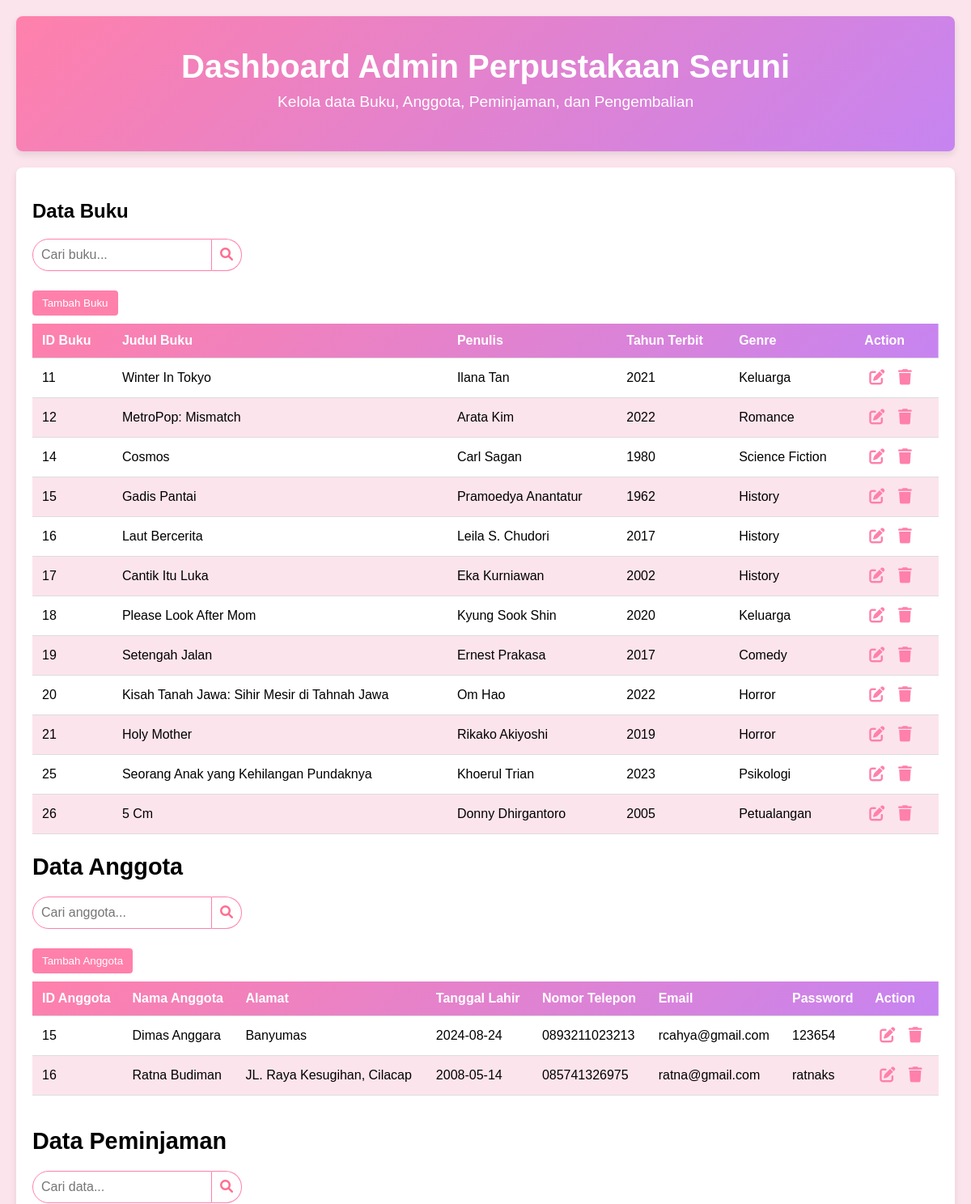
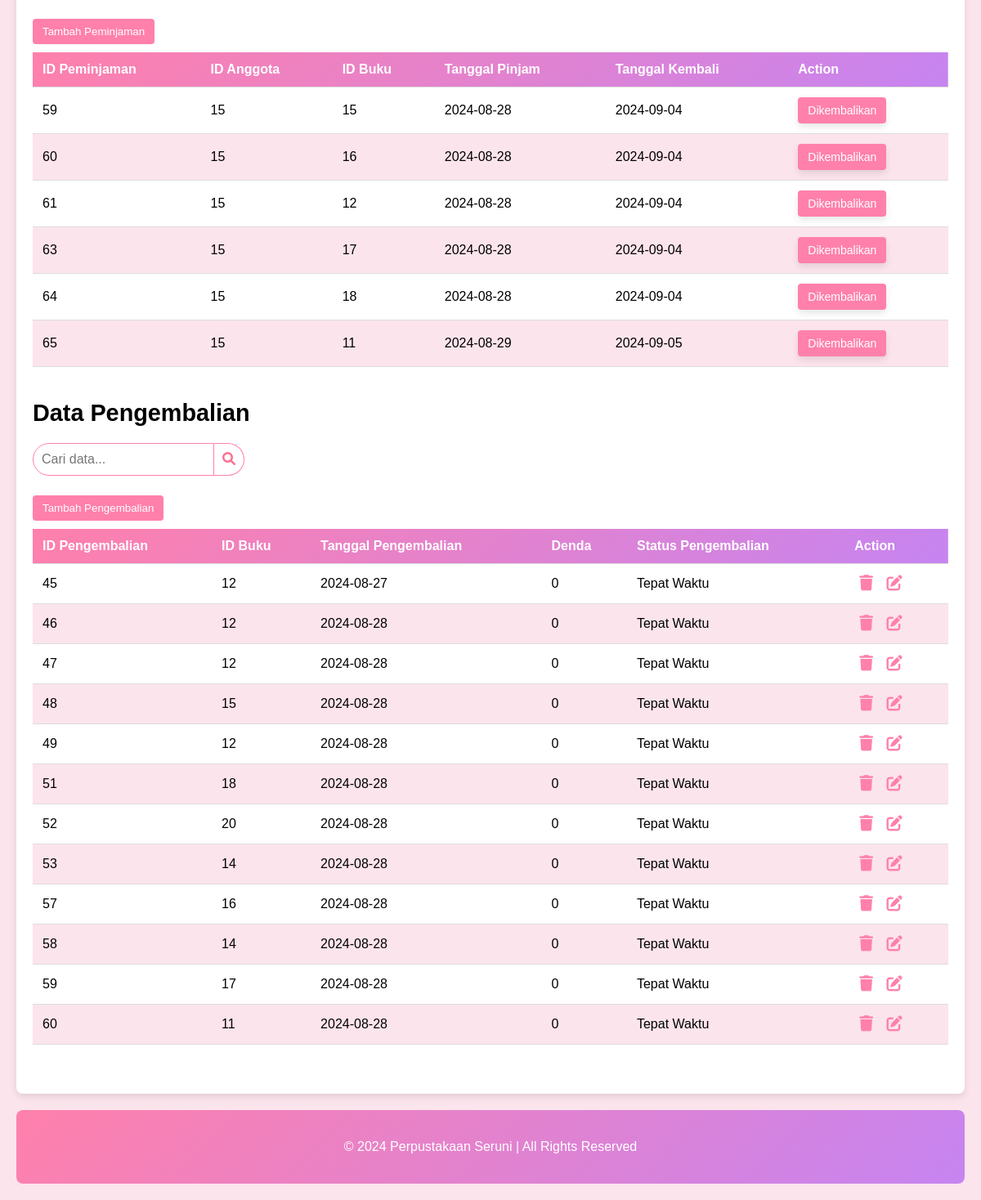
The app's page /admin.php with its own data (2 pictures, top to bottom).
### tables this page shows
CREATE TABLE `buku` (
  `id_buku` int(11) NOT NULL,
  `judul_buku` varchar(255) NOT NULL,
  `penulis` varchar(255) NOT NULL,
  `tahun_terbit` year(4) NOT NULL,
  `genre` enum('Romance','History','Fantasy','Science Fiction','Horror','Mystery','Thriller','Comedy','Inspiratif','Psikologi','Keluarga','Petualangan') NOT NULL,
  `status_peminjaman` enum('tersedia','dipinjam') DEFAULT 'tersedia'
);

CREATE TABLE `anggota` (
  `id_anggota` int(11) NOT NULL,
  `nama_anggota` varchar(255) NOT NULL,
  `no_telepon` varchar(15) NOT NULL,
  `tanggal_lahir` date NOT NULL,
  `email` varchar(255) NOT NULL,
  `password` varchar(255) NOT NULL,
  `alamat` varchar(255) DEFAULT NULL
);

CREATE TABLE `peminjaman` (
  `id_peminjaman` int(11) NOT NULL,
  `id_buku` int(11) NOT NULL,
  `id_anggota` int(11) NOT NULL,
  `tanggal_peminjaman` date NOT NULL,
  `tanggal_kembali` date DEFAULT NULL
);

CREATE TABLE `pengembalian` (
  `id_pengembalian` int(11) NOT NULL,
  `tanggal_pengembalian` date NOT NULL,
  `denda` int(11) DEFAULT NULL,
  `status_pengembalian` varchar(50) NOT NULL,
  `id_buku` int(11) DEFAULT NULL
);

### admin.php (the view, shortened to what this page needs)
<!DOCTYPE html>
<html lang="en">
<head>
    <link rel="stylesheet" href="https://cdnjs.cloudflare.com/ajax/libs/font-awesome/6.0.0-beta3/css/all.min.css">
    <link rel="stylesheet" href="admin.css">
</head>
<body>
    <div class="container">
        <header>
            <h1>Dashboard Admin Perpustakaan Seruni</h1>
            <p>Kelola data Buku, Anggota, Peminjaman, dan Pengembalian</p>
        </header>
        <main>
                <h2>Data Buku</h2>
                <div class="search-bar-container">
                    <form method="GET" action="admin.php">
                        <input type="text" name="search" id="searchInput" placeholder="Cari buku..." class="search-bar" value="<?php echo isset($_GET['search']) ? $_GET['search'] : ''; ?>">
                        <span type="submit" class="search-icon"><i class="fas fa-search"></i></span>
                    </form>
                </div>
<button class="btn-action" onclick="addBook()">Tambah Buku</button>
<table id="bukuTable">
    <thead>
        <tr>
            <th>ID Buku</th>
            <th>Judul Buku</th>
            <th>Penulis</th>
            <th>Tahun Terbit</th>
            <th>Genre</th>
            <th>Action</th>
        </tr>
    </thead>
    <tbody>
        <?php
        include 'koneksi.php';
        $search = isset($_GET['search']) ? $_GET['search'] : '';
        $query = "SELECT * FROM buku WHERE judul_buku LIKE '%$search%' OR penulis LIKE '%$search%' OR genre LIKE '%$search%' OR tahun_terbit LIKE '%$search%'";
        $result = $mysqli->query($query);
        if ($result->num_rows > 0) {
            while ($row = $result->fetch_assoc()) {
                echo "<tr>";
                echo "<td>" . $row['id_buku'] . "</td>";
                echo "<td>" . $row['judul_buku'] . "</td>";
                echo "<td>" . $row['penulis'] . "</td>";
                echo "<td>" . $row['tahun_terbit'] . "</td>";
                echo "<td>" . $row['genre'] . "</td>";
                echo "<td>
                    <button class='btn-edit' onclick='openEditBookModal(" . $row['id_buku'] . ", \"" . $row['judul_buku'] . "\", \"" . $row['penulis'] . "\", " . $row['tahun_terbit'] . ", \"" . $row['genre'] . "\")'><i class='fas fa-edit'></i></button>
                    <form action='hapus_buku.php' method='POST' style='display:inline;'>
                        <input type='hidden' name='id_buku' value='" . $row['id_buku'] . "'>
                        <button type='submit' class='btn-delete' onclick='return confirm(\"Apakah Anda yakin ingin menghapus buku ini?\")'><i class='fas fa-trash'></i></button>
                    </form>
                    </td>";
                echo "</tr>";
            }
        } else {
            echo "<tr><td colspan='6'>Tidak ada data</td></tr>";
        }
        ?>
    </tbody>
</table>
            <section class="table-section">
                <h2>Data Anggota</h2>
                <div class="search-bar-container">
                    <form method="GET" action="admin.php">
                        <input type="text" name="search_anggota" id="searchInput" placeholder="Cari anggota..." class="search-bar" value="<?php echo isset($_GET['search_anggota']) ? $_GET['search_anggota'] : ''; ?>">
                        <span type="submit" class="search-icon"><i class="fas fa-search"></i></span>
                    </form>
                </div>
                <button class="btn-action" onclick="addMember()">Tambah Anggota</button>
                <table id="anggotaTable">
                    <thead>
                        <tr>
                            <th>ID Anggota</th>
                            <th>Nama Anggota</th>
                            <th>Alamat</th>
                            <th>Tanggal Lahir</th>
                            <th>Nomor Telepon</th>
                            <th>Email</th>
                            <th>Password</th>
                            <th>Action</th>
                        </tr>
                    </thead>
                    <tbody>
                    <?php
        include 'koneksi.php';
        $search_anggota = isset($_GET['search_anggota']) ? $_GET['search_anggota'] : '';
        $query = "SELECT * FROM anggota WHERE nama_anggota LIKE '%$search_anggota%' OR alamat LIKE '%$search_anggota%' OR email LIKE '%$search_anggota%' OR no_telepon LIKE '%$search_anggota%'";
        $result = $mysqli->query($query);
        if ($result->num_rows > 0) {
            while ($row = $result->fetch_assoc()) {
                echo "<tr>";
                echo "<td>" . $row['id_anggota'] . "</td>";
                echo "<td>" . $row['nama_anggota'] . "</td>";
                echo "<td>" . $row['alamat'] . "</td>";
                echo "<td>" . $row['tanggal_lahir'] . "</td>";
                echo "<td>" . $row['no_telepon'] . "</td>";
                echo "<td>" . $row['email'] . "</td>";
                echo "<td>" . $row['password'] . "</td>";
                echo "<td>
                     <button class='btn-edit' onclick='openEditMemberModal(" . $row['id_anggota'] . ", \"" . $row['nama_anggota'] . "\", \"" . $row['alamat'] . "\", \"" . $row['tanggal_lahir'] . "\", \"" . $row['no_telepon'] . "\", \"" . $row['email'] . "\", \"" . $row['password'] . "\")'><i class='fas fa-edit'></i></button>
                     <form action='hapus_anggota.php' method='POST' style='display:inline;'>
                        <input type='hidden' name='id_anggota' value='" . $row['id_anggota'] . "'>
                        <button type='submit' class='btn-delete' onclick='return confirm(\"Apakah Anda yakin ingin menghapus anggota ini?\")'><i class='fas fa-trash'></i></button>
                     </form>
                     </td>";
            }
        } else {
            echo "<tr><td colspan='8'>Tidak ada data</td></tr>";
        }
        ?>
</tbody>
                </table>
            </section>
            <section class="table-section">
            <h2>Data Peminjaman</h2>
            <div class="search-bar-container">
            <form method="GET" action="admin.php">
                <input type="text" name="search_peminjaman" id="searchInput" placeholder="Cari data..." class="search-bar" value="<?php echo isset($_GET['search_peminjaman']) ? $_GET['search_peminjaman'] : ''; ?>">
                <span type="submit" class="search-icon"><i class="fas fa-search"></i></span>
            </form>
            </div>
            <button class="btn-action" onclick="addLoan()">Tambah Peminjaman</button>
            <table id="peminjamanTable">
                <thead>
                    <tr>
                        <th>ID Peminjaman</th>
                        <th>ID Anggota</th>
                        <th>ID Buku</th>
                        <th>Tanggal Pinjam</th>
                        <th>Tanggal Kembali</th>
                        <th>Action</th>
                    </tr>
                </thead>
                <tbody>
                <?php
                include 'koneksi.php';
                $search_peminjaman = isset($_GET['search_peminjaman']) ? $_GET['search_peminjaman'] : '';
                $query = "SELECT * FROM peminjaman
                        WHERE id_peminjaman LIKE '%$search_peminjaman%'
                        OR id_anggota LIKE '%$search_peminjaman%'
                        OR id_buku LIKE '%$search_peminjaman%'
                        OR tanggal_peminjaman LIKE '%$search_peminjaman%'
                        OR tanggal_kembali LIKE '%$search_peminjaman%'";
                $result = $mysqli->query($query);
                if ($result->num_rows > 0) {
                    while ($row = $result->fetch_assoc()) {
                        echo "<tr>";
                        echo "<td>" . $row['id_peminjaman'] . "</td>";
                        echo "<td>" . $row['id_anggota'] . "</td>";
                        echo "<td>" . $row['id_buku'] . "</td>";
                        echo "<td>" . $row['tanggal_peminjaman'] . "</td>";
                        echo "<td>" . $row['tanggal_kembali'] . "</td>";
                        echo "<td>
                            <form action='kembalikan_buku.php' method='POST' style='display:inline;'>
                                <input type='hidden' name='id_peminjaman' value='" . $row['id_peminjaman'] . "'>
                                <button type='submit' class='btn-return' onclick='return confirm(\"Apakah buku ini sudah dikembalikan?\")'>Dikembalikan</button>
                            </form>
                            </td>";
                        echo "</tr>";
                    }
                } else {
                    echo "<tr><td colspan='6'>Tidak ada data</td></tr>";
                }
                ?>
                </tbody>
            </table>
        </section>
        <section class="table-section">
            <h2>Data Pengembalian</h2>
            <div class="search-bar-container">
                <form method="GET" action="admin.php">
                    <input type="text" name="search_pengembalian" id="searchInput" placeholder="Cari data..." class="search-bar" value="<?php echo isset($_GET['search_pengembalian']) ? $_GET['search_pengembalian'] : ''; ?>">
                    <span type="submit" class="search-icon"><i class="fas fa-search"></i></span>
                </form>
            </div>
            <button class="btn-action" onclick="addReturn()">Tambah Pengembalian</button>
            <table id="pengembalianTable">
                <thead>
                    <tr>
                        <th>ID Pengembalian</th>
                        <th>ID Buku</th>
                        <th>Tanggal Pengembalian</th>
                        <th>Denda</th>
                        <th>Status Pengembalian</th>
                        <th>Action</th>
                    </tr>
                </thead>
                <tbody>
                    <?php
                    include 'koneksi.php';
                    $search_pengembalian = isset($_GET['search_pengembalian']) ? $_GET['search_pengembalian'] : '';
                    $query = "SELECT * FROM pengembalian
                            WHERE id_pengembalian LIKE '%$search_pengembalian%'
                            OR id_buku LIKE '%$search_pengembalian%'
                            OR tanggal_pengembalian LIKE '%$search_pengembalian%'
                            OR denda LIKE '%$search_pengembalian%'
                            OR status_pengembalian LIKE '%$search_pengembalian%'";
                    $result = $mysqli->query($query);
                    if ($result->num_rows > 0) {
                        while ($row = $result->fetch_assoc()) {
                            echo "<tr>";
                            echo "<td>" . $row['id_pengembalian'] . "</td>";
                            echo "<td>" . $row['id_buku'] . "</td>";
                            echo "<td>" . $row['tanggal_pengembalian'] . "</td>";
                            echo "<td>" . $row['denda'] . "</td>";
                            echo "<td>" . $row['status_pengembalian'] . "</td>";
                            echo "<td>
                                <form action='hapus_pengembalian.php' method='get' style='display:inline;'>
                                    <input type='hidden' name='id' value='" . $row['id_pengembalian'] . "'>
                                    <button type='submit' class='btn-delete' onclick='return confirm(\"Apakah Anda yakin ingin menghapus data ini?\")'><i class='fas fa-trash'></i></button>
                                </form>
                                <button class='btn-edit' onclick='editReturn(" . $row['id_pengembalian'] . ")'><i class='fas fa-edit'></i></button>
                                </td>";
                            echo "</tr>";
                        }
                    } else {
                        echo "<tr><td colspan='6'>Tidak ada data</td></tr>";
                    }
                    ?>
                </tbody>
            </table>
        </section>
        </main>
        <footer>
            <p>&copy; 2024 Perpustakaan Seruni | All Rights Reserved</p>
        </footer>
    </div>
</body>
</html>

### admin.css (style rules this page uses)
body { font-family: Arial, sans-serif; margin: 0; padding: 0; background-color: #fce4ec; }
.container { max-width: 1200px; margin: 0 auto; padding: 20px; }
header { background: linear-gradient(135deg, #ff80ab, #c684f1); color: white; padding: 40px 20px; border-radius: 8px; margin-bottom: 20px; text-align: center; box-shadow: 0 4px 8px rgba(0, 0, 0, 0.1); }
header h1 { font-size: 2.5em; margin: 0; }
header p { font-size: 1.2em; margin: 10px 0; }
main { background: white; padding: 20px; border-radius: 8px; box-shadow: 0 4px 8px rgba(0, 0, 0, 0.1); }
.table-section { margin-bottom: 40px; }
.table-section h2 { margin-bottom: 20px; font-size: 1.8em; color: #000000; }
.btn-action { background-color: #ff80ab; color: white; border: none; padding: 8px 12px; border-radius: 4px; cursor: pointer; margin-bottom: 10px; }
table { width: 100%; border-collapse: collapse; margin-bottom: 20px; }
thead { background: linear-gradient(135deg, #ff80ab, #c684f1); color: white; }
th, td { padding: 12px; text-align: left; border-bottom: 1px solid #ddd; }
tbody tr:nth-child(even) { background-color: #fce4ec; }
.btn-edit, .btn-delete { background: none; border: none; color: #ff80ab; font-size: 1.2em; cursor: pointer; }
footer { text-align: center; padding: 20px; background: linear-gradient(135deg, #ff80ab, #c684f1); color: white; border-radius: 8px; margin-top: 20px; }
.search-bar-container { display: flex; align-items: center; width: 300px; margin-bottom: 24px; border-radius: 4px; padding: 0px; background-color: white; }
.search-bar-container { display: flex; justify-content: flex-start; align-items: center; }
form { display: flex; align-items: center; }
.search-bar { padding: 10px; font-size: 16px; border: 1px solid #ff80ab; border-radius: 20px 0 0 20px; width: 200px; outline: none; }
.search-icon { padding: 10px; background-color: #fff; border: 1px solid #ff80ab; border-left: none; border-radius: 0 20px 20px 0; cursor: pointer; }
.search-icon i { color: #ff6f91; font-size: 16px; }
.btn-return { background-color: #ff80ab; color: white; border: none; padding: 8px 12px; border-radius: 4px; cursor: pointer; font-size: 14px; transition: background-color 0.3s ease; box-shadow: 0 4px 8px rgba(0, 0, 0, 0.1); }

### records on screen
buku: id_buku "11", judul_buku "Winter In Tokyo", penulis "Ilana Tan", tahun_terbit "2021", genre "Keluarga"
buku: id_buku "12", judul_buku "MetroPop: Mismatch", penulis "Arata Kim", tahun_terbit "2022", genre "Romance"
buku: id_buku "14", judul_buku "Cosmos", penulis "Carl Sagan", tahun_terbit "1980", genre "Science Fiction"
buku: id_buku "15", judul_buku "Gadis Pantai", penulis "Pramoedya Anantatur", tahun_terbit "1962", genre "History"
buku: id_buku "16", judul_buku "Laut Bercerita", penulis "Leila S. Chudori", tahun_terbit "2017", genre "History"
buku: id_buku "17", judul_buku "Cantik Itu Luka", penulis "Eka Kurniawan", tahun_terbit "2002", genre "History"
buku: id_buku "18", judul_buku "Please Look After Mom", penulis "Kyung Sook Shin", tahun_terbit "2020", genre "Keluarga"
buku: id_buku "19", judul_buku "Setengah Jalan", penulis "Ernest Prakasa", tahun_terbit "2017", genre "Comedy"
buku: id_buku "20", judul_buku "Kisah Tanah Jawa: Sihir Mesir di Tahnah Jawa", penulis "Om Hao", tahun_terbit "2022", genre "Horror"
buku: id_buku "21", judul_buku "Holy Mother", penulis "Rikako Akiyoshi", tahun_terbit "2019", genre "Horror"
buku: id_buku "25", judul_buku "Seorang Anak yang Kehilangan Pundaknya", penulis "Khoerul Trian", tahun_terbit "2023", genre "Psikologi"
buku: id_buku "26", judul_buku "5 Cm", penulis "Donny Dhirgantoro", tahun_terbit "2005", genre "Petualangan"
anggota: id_anggota "15", nama_anggota "Dimas Anggara", alamat "Banyumas", tanggal_lahir "2024-08-24", no_telepon "0893211023213", email "rcahya@gmail.com", password "123654"
anggota: id_anggota "16", nama_anggota "Ratna Budiman", alamat "JL. Raya Kesugihan, Cilacap", tanggal_lahir "2008-05-14", no_telepon "085741326975", email "ratna@gmail.com", password "ratnaks"
peminjaman: id_peminjaman "59", id_anggota "15", id_buku "15", tanggal_peminjaman "2024-08-28", tanggal_kembali "2024-09-04"
peminjaman: id_peminjaman "60", id_anggota "15", id_buku "16", tanggal_peminjaman "2024-08-28", tanggal_kembali "2024-09-04"
peminjaman: id_peminjaman "61", id_anggota "15", id_buku "12", tanggal_peminjaman "2024-08-28", tanggal_kembali "2024-09-04"
peminjaman: id_peminjaman "63", id_anggota "15", id_buku "17", tanggal_peminjaman "2024-08-28", tanggal_kembali "2024-09-04"
peminjaman: id_peminjaman "64", id_anggota "15", id_buku "18", tanggal_peminjaman "2024-08-28", tanggal_kembali "2024-09-04"
peminjaman: id_peminjaman "65", id_anggota "15", id_buku "11", tanggal_peminjaman "2024-08-29", tanggal_kembali "2024-09-05"
pengembalian: id_pengembalian "45", id_buku "12", tanggal_pengembalian "2024-08-27", denda "0", status_pengembalian "Tepat Waktu"
pengembalian: id_pengembalian "46", id_buku "12", tanggal_pengembalian "2024-08-28", denda "0", status_pengembalian "Tepat Waktu"
pengembalian: id_pengembalian "47", id_buku "12", tanggal_pengembalian "2024-08-28", denda "0", status_pengembalian "Tepat Waktu"
pengembalian: id_pengembalian "48", id_buku "15", tanggal_pengembalian "2024-08-28", denda "0", status_pengembalian "Tepat Waktu"
pengembalian: id_pengembalian "49", id_buku "12", tanggal_pengembalian "2024-08-28", denda "0", status_pengembalian "Tepat Waktu"
pengembalian: id_pengembalian "51", id_buku "18", tanggal_pengembalian "2024-08-28", denda "0", status_pengembalian "Tepat Waktu"
pengembalian: id_pengembalian "52", id_buku "20", tanggal_pengembalian "2024-08-28", denda "0", status_pengembalian "Tepat Waktu"
pengembalian: id_pengembalian "53", id_buku "14", tanggal_pengembalian "2024-08-28", denda "0", status_pengembalian "Tepat Waktu"
pengembalian: id_pengembalian "57", id_buku "16", tanggal_pengembalian "2024-08-28", denda "0", status_pengembalian "Tepat Waktu"
pengembalian: id_pengembalian "58", id_buku "14", tanggal_pengembalian "2024-08-28", denda "0", status_pengembalian "Tepat Waktu"
pengembalian: id_pengembalian "59", id_buku "17", tanggal_pengembalian "2024-08-28", denda "0", status_pengembalian "Tepat Waktu"
pengembalian: id_pengembalian "60", id_buku "11", tanggal_pengembalian "2024-08-28", denda "0", status_pengembalian "Tepat Waktu"
